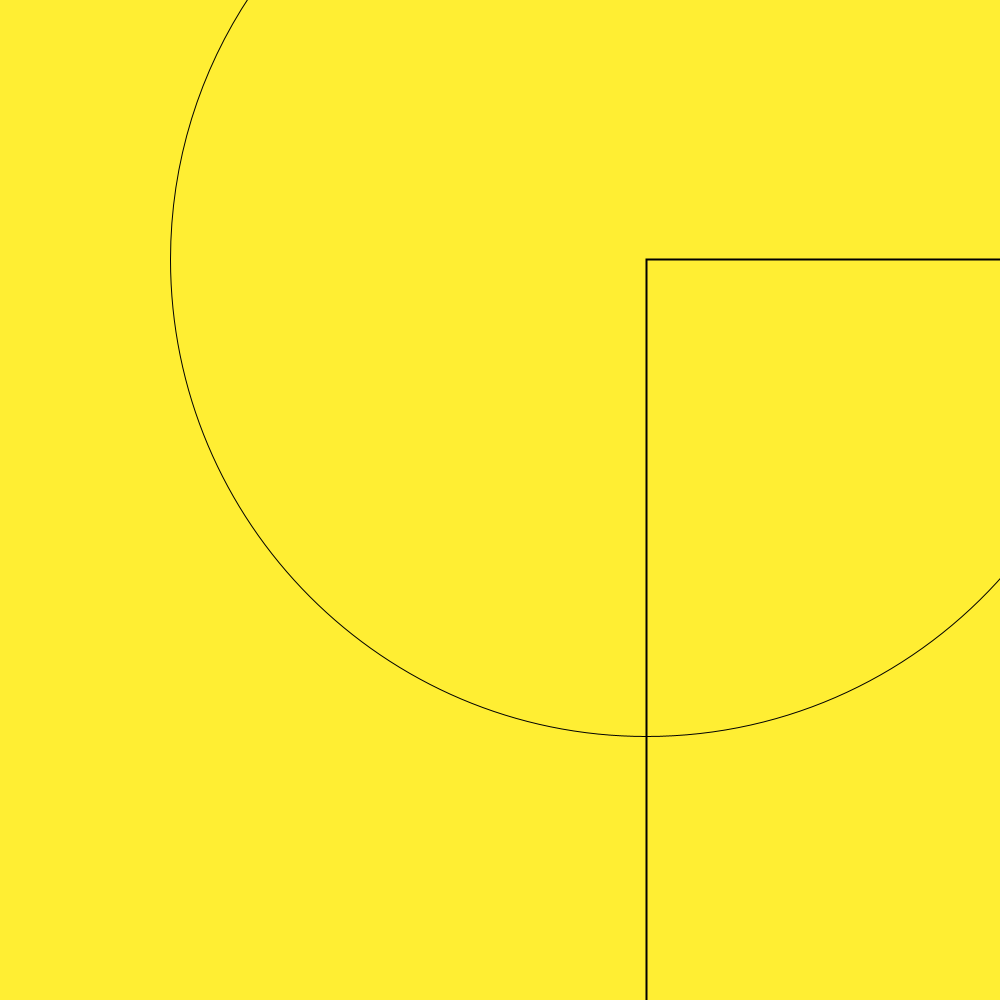
Frame 1 (no input)
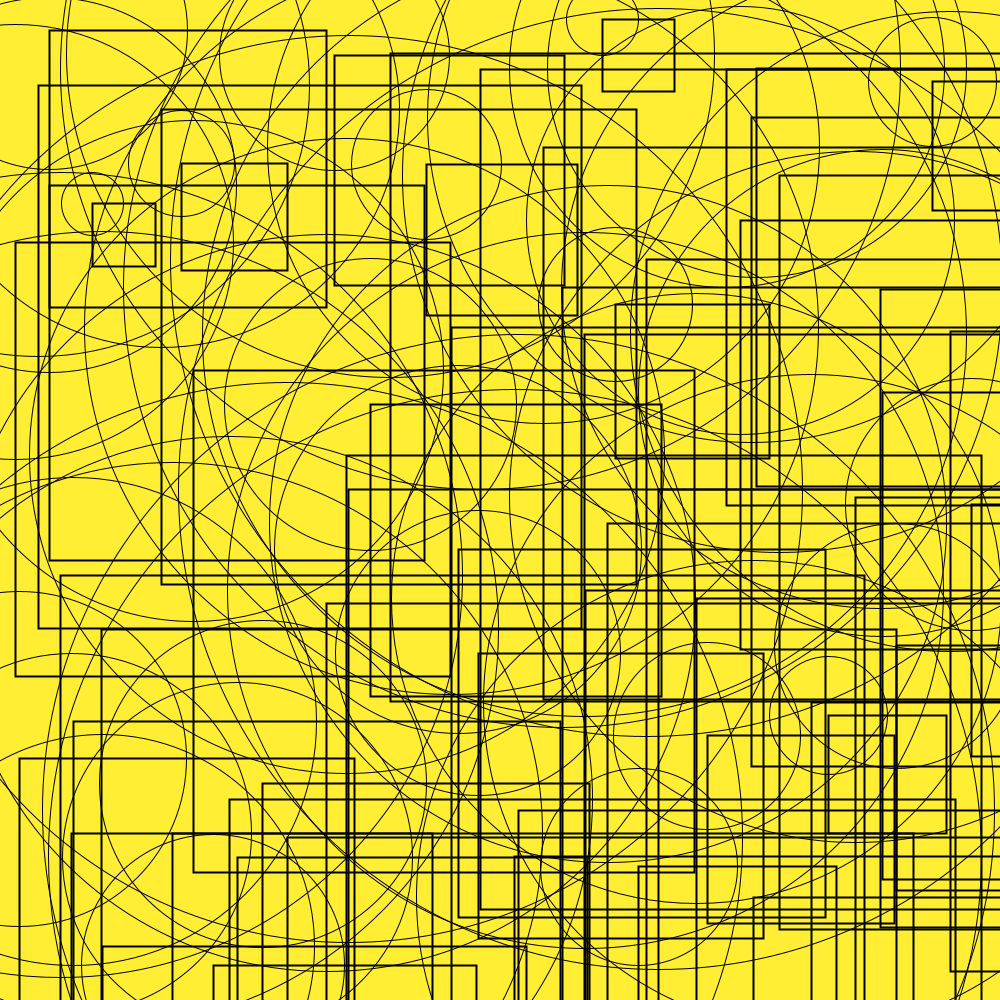
Frame 60 (the mouse pressed at the canvas centre just before this capture)
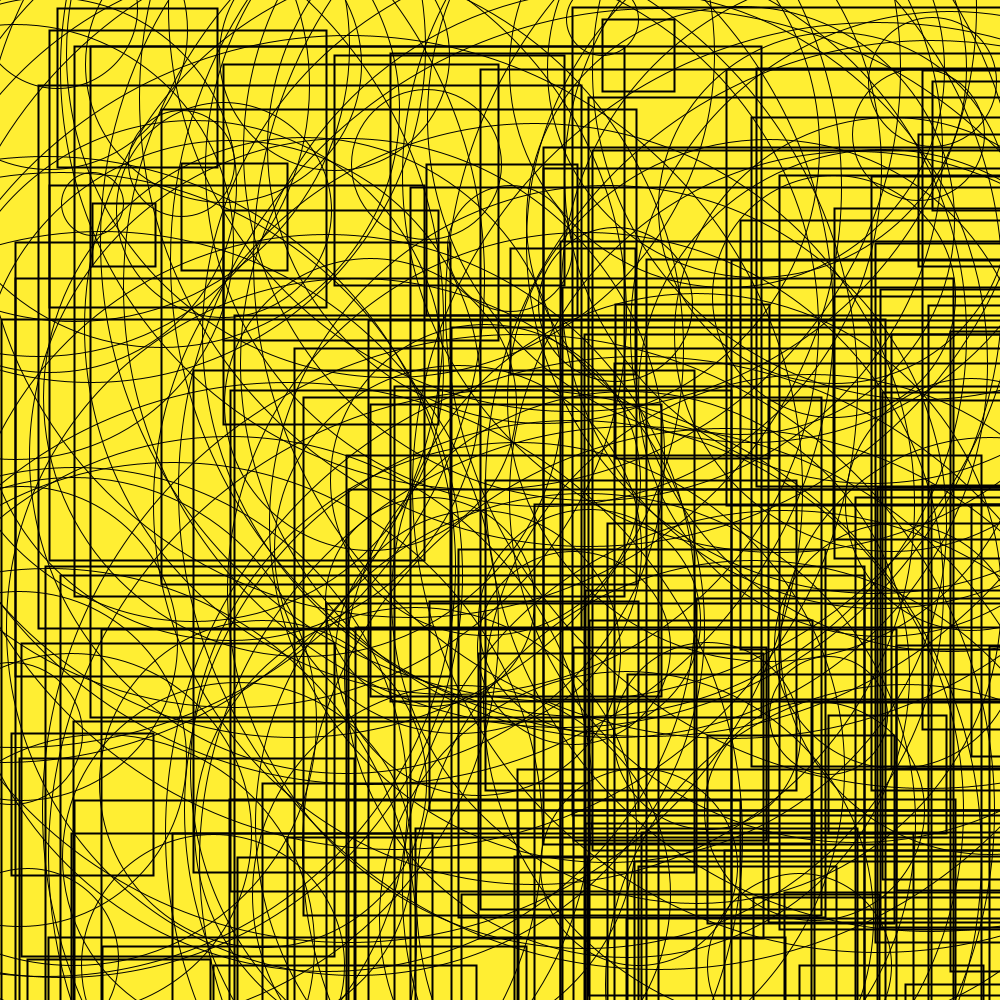
Frame 120 (the mouse held since frame 60 and released just before this capture)

The Processing sketch that drew these frames (run headless with seeded random() and noise(); from frame 60 on, the mouse is pressed at the canvas centre):

// Processing sketch: processing_158802
// ── processing_158802.pde

void setup() {
  background(255,238,51);
  size(1000, 1000);
  smooth();
  noFill();
  frameRate(45);
}


void draw() {
float a =random (width);
float b =random (height);
float c = random (48, 999);
strokeWeight(2);
rect(a,b,c,c);
strokeWeight(1);
ellipse(a,b,c,c);

save("ellipserect.gifAnimation");
}
 
